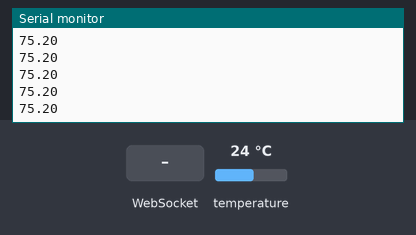
Recording of a sketch running on a simulated ESP32. Shown: the last lines printed to the serial monitor. The test bench sets the inputs (shaded band); at power-on: temperature 24 °C. WiFi joins after 1.5 s; servers stay silent unless stated; storage starts empty.

Above: at 3.2 s.
3.3 s: WebSocket text "1" received
4.8 s: temperature set to 12 °C
At 4.86 s:
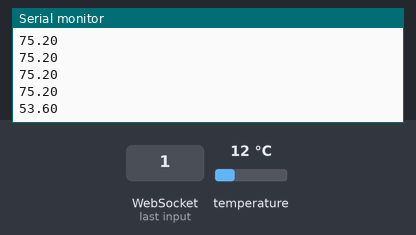
6.3 s: temperature set to 19 °C
At 6.38 s:
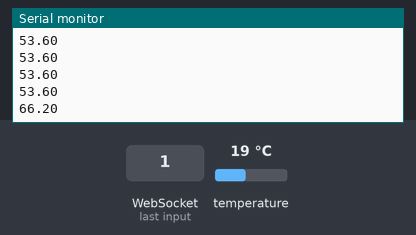
Timing chart, 0 to 9.3 s (numbered marks = the images above; inputs shaded):
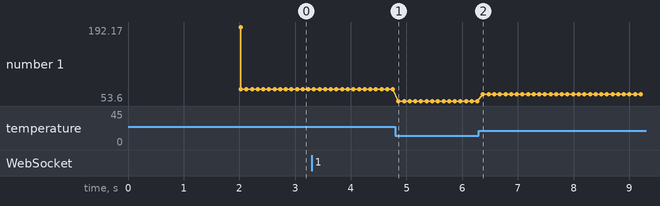

Measured:
- after the input at 4.8 s, the serial monitor: prints a new line after 0.06 s (image 1)
- after the input at 6.3 s, the serial monitor: prints a new line after 0.07 s (image 2)
- plotted number 1: 75.2 → 53.6 after the input at 4.8 s, 53.6 → 66.2 after the input at 6.3 s

The sketch:

ESP_Chart_Web_Server.ino
```cpp
#include <WiFi.h>                                     // needed to connect to WiFi
#include "time.h"
#include <ESPAsyncWebServer.h>                        // needed to create a simple webserver (make sure tools -> board is set to ESP32, otherwise you will get a "WebServer.h: No such file or directory" error)
#include <WebSocketsServer.h>                         // needed for instant communication between client and server through Websockets
#include <ArduinoJson.h>                              // needed for JSON encapsulation (send multiple variables with one string)
#include <SPIFFS.h>
#include <Adafruit_BME280.h>
#include <Adafruit_Sensor.h>

Adafruit_BME280 bme;

// SSID and password of Wifi connection:
const char* ssid = "Sahil_iPhone";
const char* password = "botanical8";

const char* ntpServer = "pool.ntp.org";

// global variables of the LED selected and the intensity of that LED
int random_intensity = 5;
int j = 0;

const int ARRAY_LENGTH = 10;
int sens_vals[ARRAY_LENGTH];

// We want to periodically send values to the clients, so we need to define an "interval" and remember the last time we sent data to the client (with "previousMillis")
int interval = 100;                                  // send data to the client every 1000ms -> 1s
unsigned long previousMillis = 0;                     // we use the "millis()" command for time reference and this will output an unsigned long

// Initialization of webserver and websocket
AsyncWebServer server(80);                            // the server uses port 80 (standard port for websites
WebSocketsServer webSocket = WebSocketsServer(81);    // the websocket uses port 81 (standard port for websockets

void setup() {
  Serial.begin(115200);                               // init serial port for debugging

    bool status;
  // default settings
  // (you can also pass in a Wire library object like &Wire2)
  status = bme.begin(0x77);
  if (!status) {
    Serial.println("Could not find a valid BME280 sensor, check wiring!");
    while (1);
  }

  if (!SPIFFS.begin()) {
    Serial.println("SPIFFS could not initialize");
  }

  // Connect to Wi-Fi
  WiFi.begin(ssid, password);
  while (WiFi.status() != WL_CONNECTED) {
    delay(1000);
    Serial.println("Connecting to WiFi..");
  }

  // Print ESP32 Local IP Address
  Serial.println(WiFi.localIP());

  server.on("/", HTTP_GET, [](AsyncWebServerRequest *request) {    // define here wat the webserver needs to do
    request->send(SPIFFS, "/index.html", "text/html");
  });

  server.onNotFound([](AsyncWebServerRequest *request) {
    request->send(404, "text/plain", "File not found");
  });

  server.serveStatic("/", SPIFFS, "/");

  webSocket.begin();                                  // start websocket
  webSocket.onEvent(webSocketEvent);                  // define a callback function -> what does the ESP32 need to do when an event from the websocket is received? -> run function "webSocketEvent()"

  server.begin();                                     // start server -> best practise is to start the server after the websocket
}


float readBME280Temperature() {
  // Read temperature as Celsius (the default)
  float t = bme.readTemperature();
  // Convert temperature to Fahrenheit
  t = 1.8 * t + 32;
  if (isnan(t)) {
    Serial.println("Failed to read from BME280 sensor!");
    return 0;
  }
  else {
    Serial.println(t);
    return float(t);
  }
}


void loop() {
  webSocket.loop();                                   // Update function for the webSockets
  unsigned long now = millis();                       // read out the current "time" ("millis()" gives the time in ms since the Arduino started)
  if ((unsigned long)(now - previousMillis) > interval) { // check if "interval" ms has passed since last time the clients were updated
    previousMillis = now;                             // reset previousMillis

    for(int i=0; i < ARRAY_LENGTH - 1; i++) {
      sens_vals[i] = sens_vals[i+1];
    }
    sens_vals[ARRAY_LENGTH - 1] = readBME280Temperature();

//    if (j == ARRAY_LENGTH - 1) {
//      j = 0;
//    }
//    else {
//      j += j;
//    }

    sendJsonArray("graph_update", sens_vals);
  }
}

void webSocketEvent(byte num, WStype_t type, uint8_t * payload, size_t length) {      // the parameters of this callback function are always the same -> num: id of the client who send the event, type: type of message, payload: actual data sent and length: length of payload
  switch (type) {                                     // switch on the type of information sent
    case WStype_DISCONNECTED:                         // if a client is disconnected, then type == WStype_DISCONNECTED
      Serial.println("Client " + String(num) + " disconnected");
      break;
    case WStype_CONNECTED:                            // if a client is connected, then type == WStype_CONNECTED
      Serial.println("Client " + String(num) + " connected");

      // send variables to newly connected web client -> as optimization step one could send it just to the new client "num", but for simplicity I left that out here
      sendJsonArray("graph_update", sens_vals);

      break;
    case WStype_TEXT:                                 // if a client has sent data, then type == WStype_TEXT
      // try to decipher the JSON string received
      StaticJsonDocument<200> doc;                    // create JSON container
      DeserializationError error = deserializeJson(doc, payload);
      if (error) {
         Serial.print(F("deserializeJson() failed: "));
        Serial.println(error.f_str());
        return;
      }
      else {
        // JSON string was received correctly, so information can be retrieved:
        const char* l_type = doc["type"];
        const int l_value = doc["value"];
        Serial.println("Type: " + String(l_type));
        Serial.println("Value: " + String(l_value));

      }
      Serial.println("");
      break;
  }
}

// Simple function to send information to the web clients
void sendJson(String l_type, String l_value) {
    String jsonString = "";                           // create a JSON string for sending data to the client
    StaticJsonDocument<200> doc;                      // create JSON container
    JsonObject object = doc.to<JsonObject>();         // create a JSON Object
    object["type"] = l_type;                          // write data into the JSON object
    object["value"] = l_value;
    serializeJson(doc, jsonString);                   // convert JSON object to string
    webSocket.broadcastTXT(jsonString);               // send JSON string to all clients
}

// Simple function to send information to the web clients
void sendJsonArray(String l_type, int l_array_values[]) {
    String jsonString = "";                           // create a JSON string for sending data to the client
    const size_t CAPACITY = JSON_ARRAY_SIZE(ARRAY_LENGTH) + 100;
    StaticJsonDocument<CAPACITY> doc;                      // create JSON container

    JsonObject object = doc.to<JsonObject>();         // create a JSON Object
    object["type"] = l_type;                          // write data into the JSON object
    JsonArray value = object.createNestedArray("value");
    for(int i=0; i<ARRAY_LENGTH; i++) {
      value.add(l_array_values[i]);
    }
    serializeJson(doc, jsonString);                   // convert JSON object to string
    webSocket.broadcastTXT(jsonString);               // send JSON string to all clients
}
```
